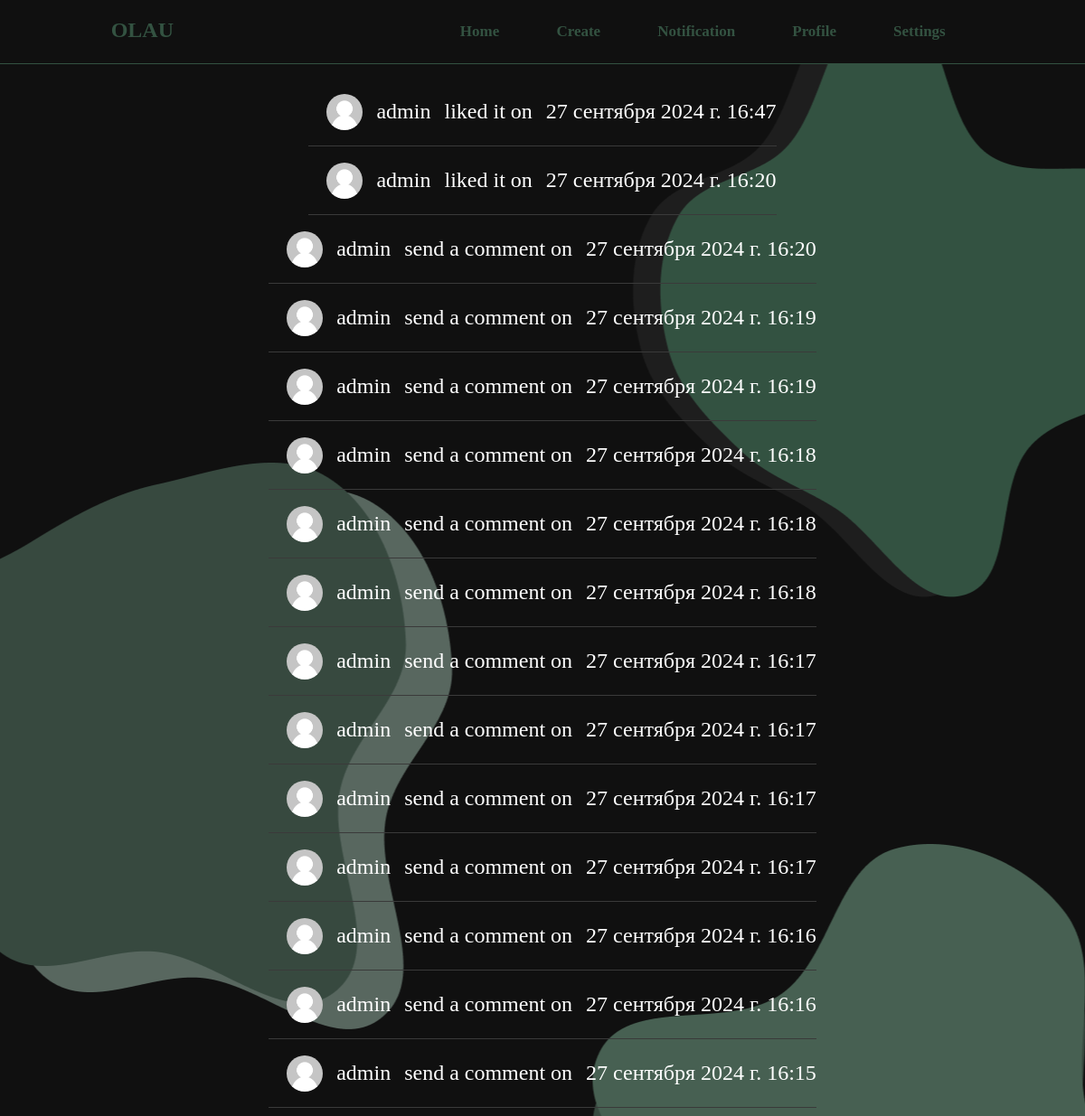
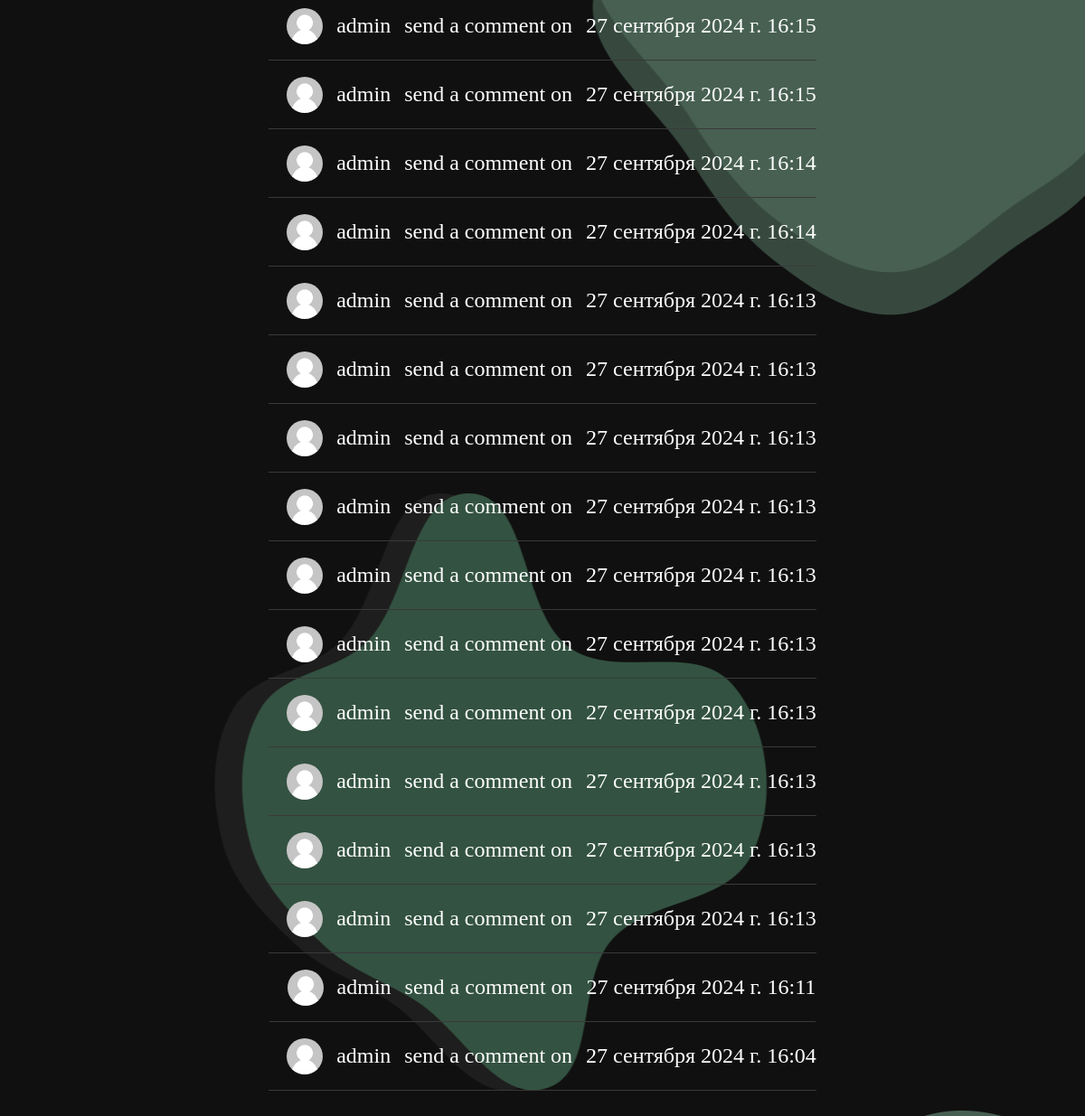
The app's page /notification (signed in) with its own data (2 pictures, top to bottom).
### app/models.py (models this page shows, shortened)
class Like(models.Model):
    author = models.ForeignKey(CustomUser, on_delete = models.CASCADE, related_name='likes_author')
    post = models.ForeignKey(Post, on_delete = models.CASCADE, related_name='likes')
    created_at = models.DateTimeField(auto_now_add=True)
    class Meta:
        unique_together = ('author', 'post')

class CustomUser(AbstractUser):
    picture = models.ImageField(upload_to='profile_pics', verbose_name='Аватар', null=True, blank=True, default='default/sbcf-default-avatar.webp')

class Review(models.Model):
    text = models.TextField()
    author = models.ForeignKey(CustomUser, on_delete = models.CASCADE, related_name='reviews_author')
    post = models.ForeignKey(Post, on_delete = models.CASCADE, related_name='reviews')
    created_at = models.DateTimeField(auto_now_add=True)

### app/views.py (the view)
# urls.py: path('notification', notification, name='notification'),
def notification(request):
    username=request.user.username
    user=CustomUser.objects.get(username=username)
    notification = list(user.likes_author.all()) + list(user.reviews_author.all())
    notification = sorted(notification, key=lambda x: x.created_at, reverse=True)
    return render(request, 'notification.html', {'notification': notification})

### templates/notification.html
{% extends 'base.html' %}
{% load static %}
{% block content %}
<div class="not">
    {% for not in notification %}
            <div>  <div class="username">
                <img src="{{ not.author.picture.url }}" class="logo">
                <p>{{ not.author.username }}</p>
                {% if not.text %}
                    <p>send a comment on</p>
                {% else %}
                    <p>liked it on</p>
                {% endif %}
                {{ not.created_at }}
                </div>
                <div class="line2"></div>
            </div>
    {% endfor %}
</div>
{% endblock %}

### static/css/style.css (style rules this page uses)
body { margin: 0; padding: 0; background-color: rgb(16, 16, 16); color: #FFFF; }
.username { margin-left: 20px; display: flex; align-items: center; gap: 15px; font-size: x-large; font-weight: 520; }
.logo { height: 40px; width: 40px; border-radius: 100%; }
.line2 { height: 1px; width: 100%; background-color: #3a3a3a; }
.not { max-width: 100%; display: flex; flex-direction: column; align-items: center; padding-left: 30px; padding-right: 30px; }

### records on screen
Like: author.picture (placeholder picture), author.username "admin", shows "liked it on", created_at "27 сентября 2024 г. 16:47"
Like: author.picture (placeholder picture), author.username "admin", shows "liked it on", created_at "27 сентября 2024 г. 16:20"
Review: author.picture (placeholder picture), author.username "admin", text "send a comment on", created_at "27 сентября 2024 г. 16:20"
Review: author.picture (placeholder picture), author.username "admin", text "send a comment on", created_at "27 сентября 2024 г. 16:19"
Review: author.picture (placeholder picture), author.username "admin", text "send a comment on", created_at "27 сентября 2024 г. 16:19"
Review: author.picture (placeholder picture), author.username "admin", text "send a comment on", created_at "27 сентября 2024 г. 16:18"
Review: author.picture (placeholder picture), author.username "admin", text "send a comment on", created_at "27 сентября 2024 г. 16:18"
Review: author.picture (placeholder picture), author.username "admin", text "send a comment on", created_at "27 сентября 2024 г. 16:18"
Review: author.picture (placeholder picture), author.username "admin", text "send a comment on", created_at "27 сентября 2024 г. 16:17"
Review: author.picture (placeholder picture), author.username "admin", text "send a comment on", created_at "27 сентября 2024 г. 16:17"
Review: author.picture (placeholder picture), author.username "admin", text "send a comment on", created_at "27 сентября 2024 г. 16:17"
Review: author.picture (placeholder picture), author.username "admin", text "send a comment on", created_at "27 сентября 2024 г. 16:17"
Review: author.picture (placeholder picture), author.username "admin", text "send a comment on", created_at "27 сентября 2024 г. 16:16"
Review: author.picture (placeholder picture), author.username "admin", text "send a comment on", created_at "27 сентября 2024 г. 16:16"
Review: author.picture (placeholder picture), author.username "admin", text "send a comment on", created_at "27 сентября 2024 г. 16:15"
Review: author.picture (placeholder picture), author.username "admin", text "send a comment on", created_at "27 сентября 2024 г. 16:15"
Review: author.picture (placeholder picture), author.username "admin", text "send a comment on", created_at "27 сентября 2024 г. 16:15"
Review: author.picture (placeholder picture), author.username "admin", text "send a comment on", created_at "27 сентября 2024 г. 16:14"
Review: author.picture (placeholder picture), author.username "admin", text "send a comment on", created_at "27 сентября 2024 г. 16:14"
Review: author.picture (placeholder picture), author.username "admin", text "send a comment on", created_at "27 сентября 2024 г. 16:13"
Review: author.picture (placeholder picture), author.username "admin", text "send a comment on", created_at "27 сентября 2024 г. 16:13"
Review: author.picture (placeholder picture), author.username "admin", text "send a comment on", created_at "27 сентября 2024 г. 16:13"
Review: author.picture (placeholder picture), author.username "admin", text "send a comment on", created_at "27 сентября 2024 г. 16:13"
Review: author.picture (placeholder picture), author.username "admin", text "send a comment on", created_at "27 сентября 2024 г. 16:13"
Review: author.picture (placeholder picture), author.username "admin", text "send a comment on", created_at "27 сентября 2024 г. 16:13"
Review: author.picture (placeholder picture), author.username "admin", text "send a comment on", created_at "27 сентября 2024 г. 16:13"
Review: author.picture (placeholder picture), author.username "admin", text "send a comment on", created_at "27 сентября 2024 г. 16:13"
Review: author.picture (placeholder picture), author.username "admin", text "send a comment on", created_at "27 сентября 2024 г. 16:13"
Review: author.picture (placeholder picture), author.username "admin", text "send a comment on", created_at "27 сентября 2024 г. 16:13"
Review: author.picture (placeholder picture), author.username "admin", shows "send a comment on", created_at "27 сентября 2024 г. 16:11"
Review: author.picture (placeholder picture), author.username "admin", text "send a comment on", created_at "27 сентября 2024 г. 16:04"
